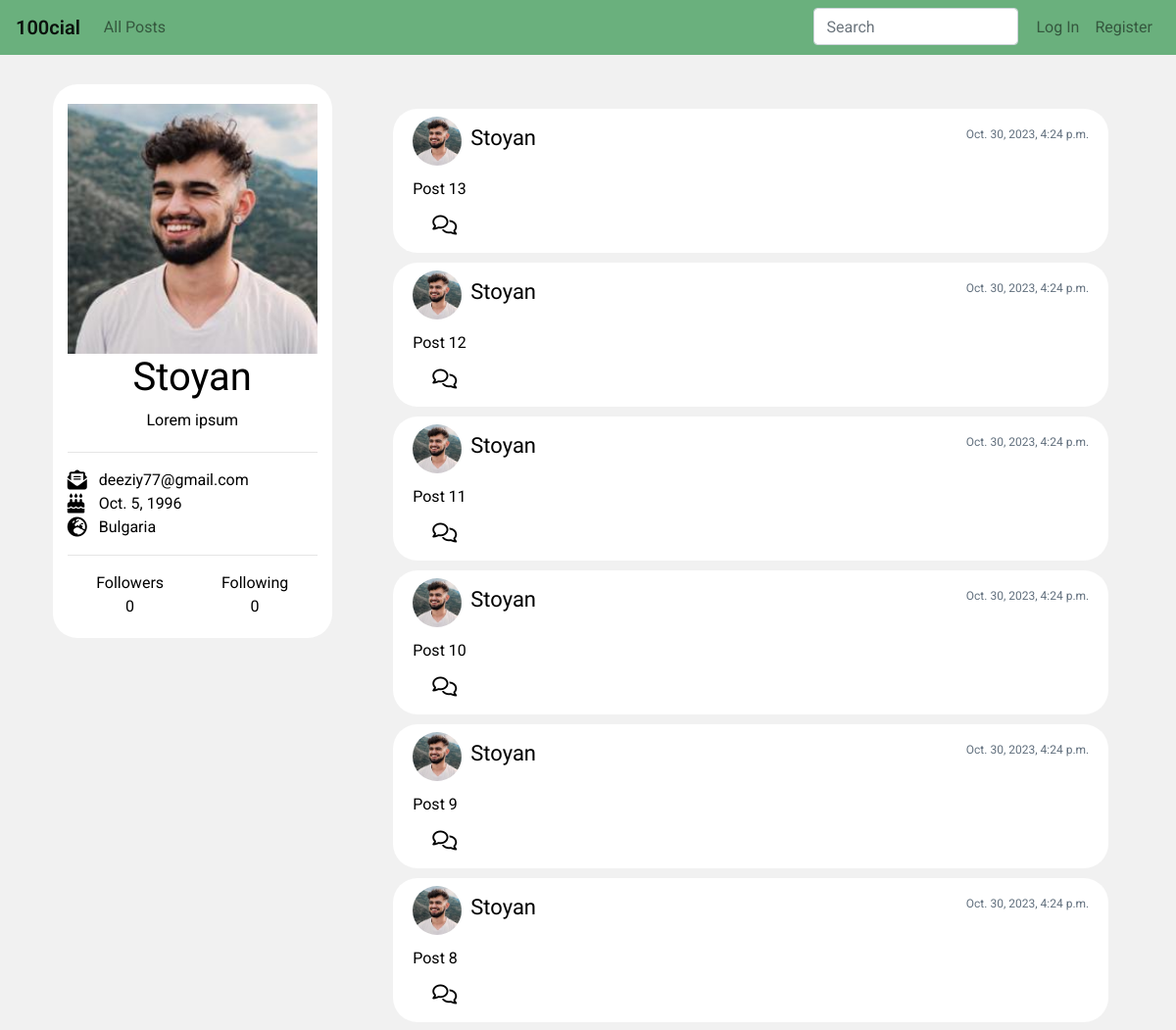
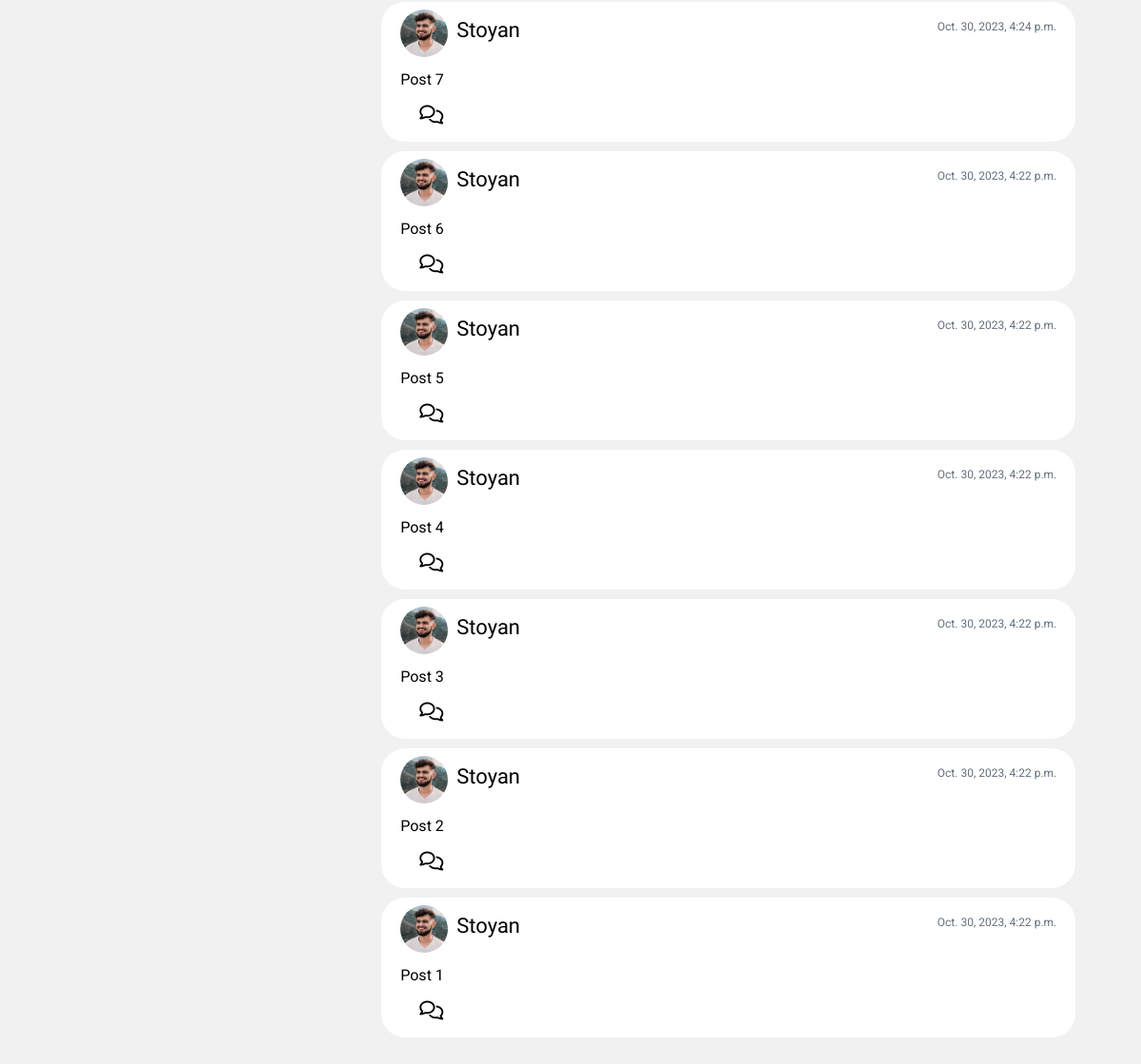
The page /user/15 on the database its author committed (2 pictures, top to bottom).
### network/models.py (models this page shows, shortened)
class User(AbstractUser):
    following = models.ManyToManyField('self', symmetrical=False, related_name='followers', blank=True, null=True)
    birthday = models.DateField(blank=True, null=True)
    nationality = CountryField(null=True, blank=True, default='')
    profile_pic = models.ImageField(upload_to="profile_pics", default='profile_pics/default.png')
    description = models.TextField(max_length=600, null=True, blank=True, default='')

class Post(models.Model):
    author = models.ForeignKey(User, on_delete=models.CASCADE)
    post = models.CharField(max_length=400)
    timestamp = models.DateTimeField(blank=True, auto_now_add=True)
    likes = models.ManyToManyField(User, related_name="liked_posts", default=0)
    def likes_count(self) -> int:
        return self.likes.all().count()

### network/views.py (the view, shortened to what this page needs)
# urls.py: path('user/<int:id>', views.user_profile, name='user'),
def user_profile(request, id):
    user = User.objects.get(pk=id)
    post_list = Post.objects.filter(author=user).order_by('-timestamp')
    comments = Comment.objects.filter(post__in=post_list).order_by("-timestamp")
    followers = User.objects.filter(following=user)
    follower_ids = [follower.id for follower in followers]
    if request.user.id in follower_ids:
        follows = True
    else:
        follows = False
    context = {
        'profile': user,
        'posts': post_list,
        'all_comments': comments,
        'create_post': PostForm,
        'add_comment': CommentForm,
        'user_details': UserDetails,
        'followers': followers.count,
        'follows': follows
    }
    return render(request, 'network/user_profile.html', context)

### network/templates/network/user_profile.html (shortened to what this page needs)
{% extends 'network/layout.html' %}
{% block body %}
<div class="container" id="default-view">
    <div class="row">
        <div class="col-lg-3 profile">
            <div id="profile-heading">
                <div>
                    <img id="user-profile-pic" src="{{ profile.profile_pic.url }}" alt="profile picture">
                </div>
                <h1>{{ profile }}</h1>
                <span id="user-description">{{ profile.description }}</span>
            </div>
            <hr>
            <div id="profile-details">
                <i class="fa-solid fa-envelope-open-text fa-lg mr-2"></i> {{ profile.email }}
                <span id="user-birthday"><i class="fa-solid fa-cake-candles fa-lg mr-2"></i>
                {% if not profile.birthday %} Not specified {% else %} {{ profile.birthday }}{% endif %}
                </span>
                <span id="user-nationality"><i class="fa-solid fa-earth-europe fa-lg mr-2"></i>
                {% if not profile.nationality.name %} Not specified {% else %} {{ profile.nationality.name }}{% endif %}
                </span>
                <hr>
                <div id="display-followers">
                    <div>
                        Followers
                        <span id="user-followers"> {{ followers }}</span>
                    </div>
                    <div>
                        Following
                        <span id="user-following">{{ profile.following.count }}</span>
                    </div>
                </div>
            </div>
        </div>
        <div class="col-lg-8 user-posts">
            {% include "network/content.html" %}
        </div>
    </div>
</div>
{% endblock %}

### network/templates/network/layout.html (shortened to what this page needs)
{% load static %}
<!DOCTYPE html>
<html lang="en">
    <head>
        <link rel="stylesheet" href="https://stackpath.bootstrapcdn.com/bootstrap/4.4.1/css/bootstrap.min.css">
        <link href="{% static 'network/styles.css' %}" rel="stylesheet">
    </head>
    <body>
        <nav class="navbar navbar-expand-lg navbar-light">
            <a class="navbar-brand" href="{% url 'index' %}">100cial</a>
            <div class="collapse navbar-collapse" id="navbarSupportedContent">
              <ul class="navbar-nav mr-auto mt-2 mt-lg-0">
                <li class="nav-item">
                    <a class="nav-link" href="{% url 'index' %}">All Posts</a>
                </li>
            </ul>
            <ul class="navbar-nav mr-right mt-2 mt-lg-0">
                <div id="search">
                    <div class="dropdown">
                        <input type="text" name="" id="dropdownMenu2" placeholder="Search" class="search-bar form-control dropdown-toggle" data-toggle="dropdown" aria-haspopup="true" aria-expanded="false">
                      </div>
                </div>
               {% if user.is_authenticated %}
                    <li class="nav-item">
                        <a class="nav-link" href="{% url 'logout' %}">Log Out</a>
                    </li>
                {% else %}
                    <li class="nav-item">
                        <a class="nav-link" href="{% url 'login' %}">Log In</a>
                    </li>
                    <li class="nav-item">
                        <a class="nav-link" href="{% url 'register' %}">Register</a>
                    </li>
                {% endif %}
            </ul>
            </div>
          </nav>
        <div class="body">
            {% block body %}
            {% endblock %}
        </div>
    </body>
</html>

### network/templates/network/content.html (shortened to what this page needs)
<div id="all-posts">
    {% if posts %}
        {% for post in posts %}
            <div class="single-post">
                <div class="post-contents">
                    <div class="post-heading">
                        <div>
                            <img id='post-pfp' src="{{ post.author.profile_pic.url }}" alt="profile picture">
                            <a id='author' href="{% url 'user' id=post.author.id %}">{{ post.author }}</a>
                        </div>
                        <p id="post-date">{{ post.timestamp }}</p>
                    </div>
                    <div id="post-text">{{post.post}}</div>
                    <div class="interactions">
                        <div class="interaction-left">
                            <button id="comment" class="interaction"><i class="fa-regular fa-comments fa-lg"></i></button>
                        </div>
                    </div>
            </div>
        </div>
        {% endfor %}
    {% endif %}
</div>

### network/static/network/styles.css (style rules this page uses)
body { background-color: #f1f1f1; color: black; font-family: 'Roboto', sans-serif; }
ul { list-style-type: none; padding: 0; margin: 0; }
h1, h2, h3, h5 { font-family: 'Kanit', sans-serif; }
#search { margin-right: 10px; }
.navbar { background-color: #6AB07D; }
.navbar-brand { font-weight: 600; }
.profile span { display: block; }
#profile-heading { margin: 10px 0 20px; }
#profile-details { text-align: left; }
a:any-link { color: black; }
#like, #comment, #edit { border: none; background-color: transparent; }
#comment { margin-left: 10px; }
.profile { background-color: #ffffff; border-radius: 25px; margin-right: 20px; text-align: center; height: fit-content; }
#user-profile-pic { width: 100%; margin-top: 10px; }
.fa-cake-candles { width: 20px; }
#display-followers { display: flex; justify-content: space-around; text-align: center; margin-bottom: 20px; }
.container { margin: 30px auto; }
.single-post { background-color: #ffffff; border-radius: 25px; padding: 8px 20px 15px; margin-bottom: 10px; }
.post-contents .post-heading { display: flex; justify-content: space-between; margin-bottom: 12px; }
#post-pfp { width: 50px; height: 50px; border-radius: 25px; margin-right: 5px; }
#post-text { margin-bottom: 12px; text-wrap: wrap; word-wrap: break-word; }
#author { font-family: 'Kanit', sans-serif; font-weight: 400; font-size: 22px; }
.post-heading p { font-size: 14px; color: #62707e; line-height:36px; padding: 0; margin: 0; vertical-align: middle; }
.interactions { display: flex; justify-content: space-between; }
.interaction-left { display: block; }
@media (max-width: 1200px) { #post-date { font-size: 12px; } }
@media (max-width: 1200px) { .profile { width: 75%; margin: 0 auto 20px; } }
@media (max-width: 1200px) { .user-posts { width: 85%; margin: 25px auto; } }

### rows shown on the page
User: profile_pic (picture), username "Stoyan", description "Lorem ipsum", email "deeziy77@gmail.com", birthday "Oct. 5, 1996", nationality.name "Bulgaria", following.count "0"
Post: author.profile_pic (picture), author "Stoyan", timestamp "Oct. 30, 2023, 4:24 p.m.", post "Post 13"
Post: author.profile_pic (picture), author "Stoyan", timestamp "Oct. 30, 2023, 4:24 p.m.", post "Post 12"
Post: author.profile_pic (picture), author "Stoyan", timestamp "Oct. 30, 2023, 4:24 p.m.", post "Post 11"
Post: author.profile_pic (picture), author "Stoyan", timestamp "Oct. 30, 2023, 4:24 p.m.", post "Post 10"
Post: author.profile_pic (picture), author "Stoyan", timestamp "Oct. 30, 2023, 4:24 p.m.", post "Post 9"
Post: author.profile_pic (picture), author "Stoyan", timestamp "Oct. 30, 2023, 4:24 p.m.", post "Post 8"
Post: author.profile_pic (picture), author "Stoyan", timestamp "Oct. 30, 2023, 4:24 p.m.", post "Post 7"
Post: author.profile_pic (picture), author "Stoyan", timestamp "Oct. 30, 2023, 4:22 p.m.", post "Post 6"
Post: author.profile_pic (picture), author "Stoyan", timestamp "Oct. 30, 2023, 4:22 p.m.", post "Post 5"
Post: author.profile_pic (picture), author "Stoyan", timestamp "Oct. 30, 2023, 4:22 p.m.", post "Post 4"
Post: author.profile_pic (picture), author "Stoyan", timestamp "Oct. 30, 2023, 4:22 p.m.", post "Post 3"
Post: author.profile_pic (picture), author "Stoyan", timestamp "Oct. 30, 2023, 4:22 p.m.", post "Post 2"
Post: author.profile_pic (picture), author "Stoyan", timestamp "Oct. 30, 2023, 4:22 p.m.", post "Post 1"

### other values the page prints
{{ followers }} "0"
